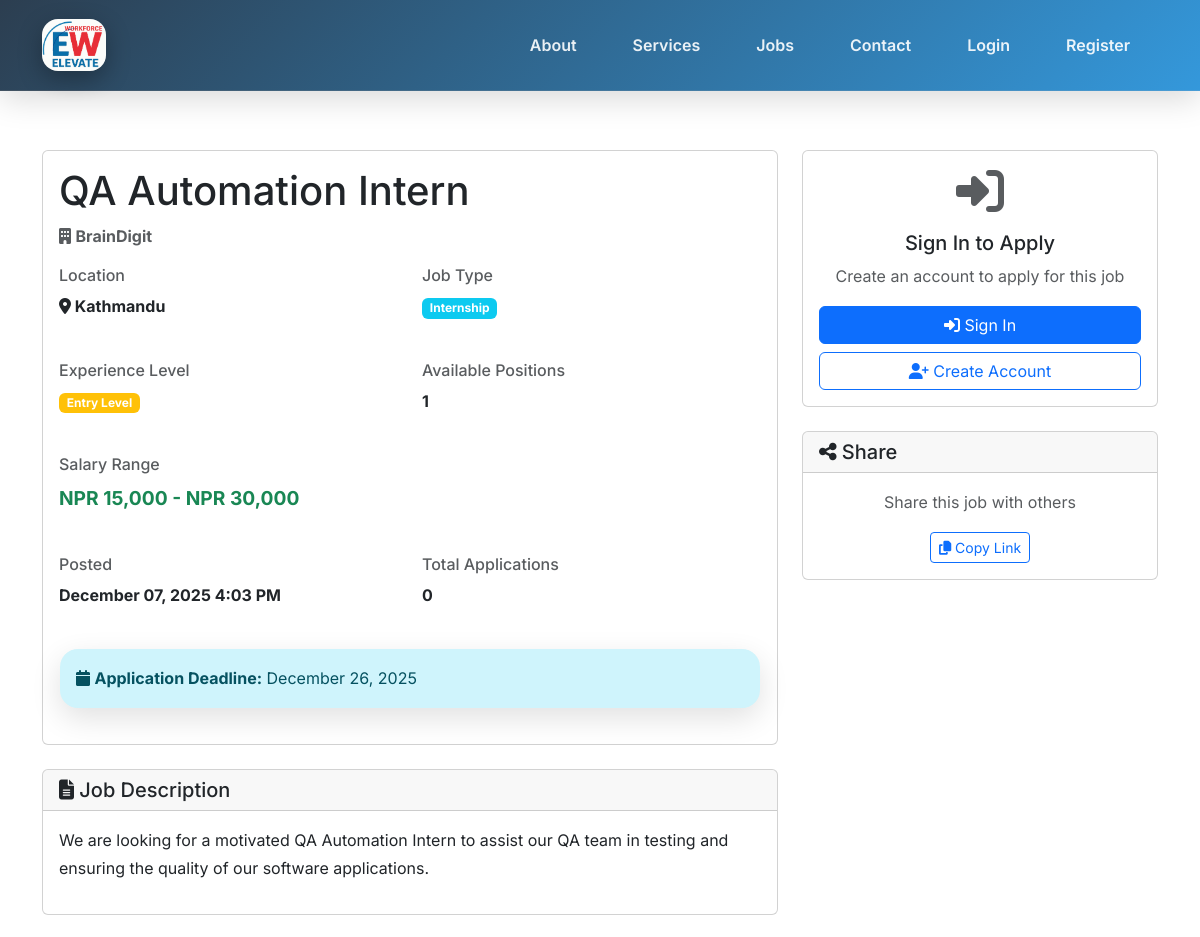
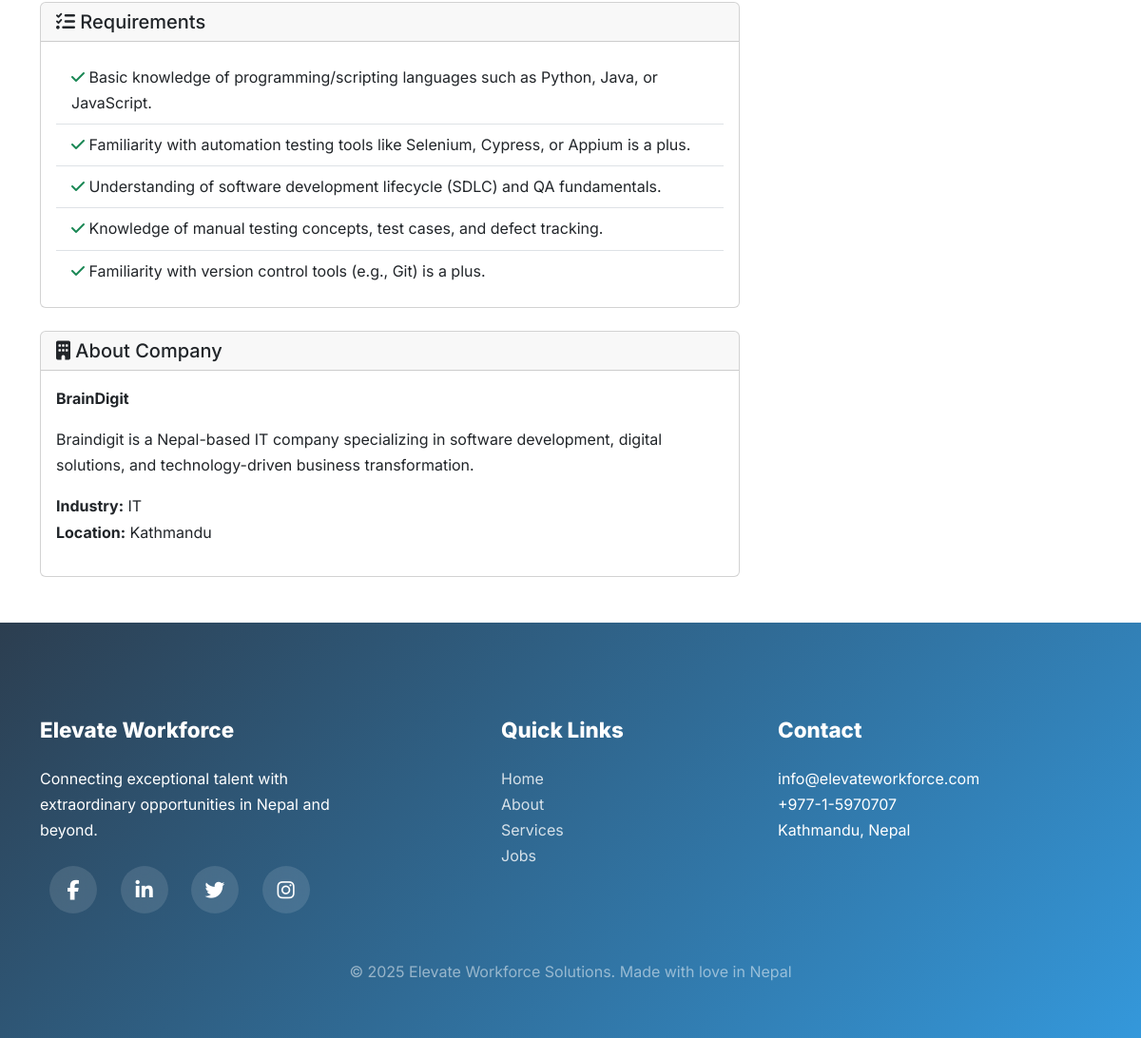
Screenshot of /jobs/12/ with the database file from the repository (2 pictures, top to bottom).
### jobs/models.py (models this page shows, shortened)
class Job(models.Model):
    JOB_TYPE_CHOICES = (
        ('full_time', 'Full Time'),
        ('part_time', 'Part Time'),
        ('contract', 'Contract'),
        ('internship', 'Internship'),
    )
    EXPERIENCE_LEVEL_CHOICES = (
        ('entry', 'Entry Level'),
        ('mid', 'Mid Level'),
        ('senior', 'Senior'),
        ('executive', 'Executive'),
    )
    company = models.ForeignKey(Company, on_delete=models.CASCADE, related_name='jobs')
    title = models.CharField(max_length=255)
    description = models.TextField()
    requirements = models.TextField(help_text="Enter requirements separated by newlines")
    location = models.CharField(max_length=255)
    salary_min = models.DecimalField(max_digits=10, decimal_places=2, blank=True, null=True)
    salary_max = models.DecimalField(max_digits=10, decimal_places=2, blank=True, null=True)
    job_type = models.CharField(max_length=20, choices=JOB_TYPE_CHOICES)
    experience_level = models.CharField(max_length=20, choices=EXPERIENCE_LEVEL_CHOICES)
    is_active = models.BooleanField(default=True)
    posted_at = models.DateTimeField(auto_now_add=True)
    updated_at = models.DateTimeField(auto_now=True)
    deadline = models.DateTimeField(blank=True, null=True)
    total_positions = models.IntegerField(default=1)
    class Meta:
        db_table = 'jobs'
        verbose_name_plural = 'Jobs'
        ordering = ['-posted_at']
        indexes = [
            models.Index(fields=['company', 'is_active']),
            models.Index(fields=['job_type']),
        ]
    def is_application_deadline_passed(self):
        if self.deadline:
            return timezone.now() > self.deadline
        return False
    def get_salary_range(self):
        if self.salary_min and self.salary_max:
            return f"NPR {self.salary_min:,.0f} - NPR {self.salary_max:,.0f}"
        elif self.salary_min:
            return f"From NPR {self.salary_min:,.0f}"
        elif self.salary_max:
            return f"Up to NPR {self.salary_max:,.0f}"
        return "Salary Not Specified"
    def get_requirements_list(self):
        return [req.strip() for req in self.requirements.split('\n') if req.strip()]
    def get_total_applications(self):
        return self.applications.count()

### companies/models.py (models this page shows, shortened)
class Company(models.Model):
    COMPANY_STATUS_CHOICES = (
        ('active', 'Active'),
        ('inactive', 'Inactive'),
        ('suspended', 'Suspended'),
    )
    user = models.OneToOneField(User, on_delete=models.CASCADE, related_name='company_profile')
    company_name = models.CharField(max_length=255, unique=True)
    description = models.TextField()
    website = models.URLField(blank=True, null=True)
    industry = models.CharField(max_length=100)
    location = models.CharField(max_length=255)
    company_size = models.CharField(max_length=50, blank=True, null=True)
    logo = models.ImageField(upload_to='company_logos/', blank=True, null=True)
    status = models.CharField(max_length=20, choices=COMPANY_STATUS_CHOICES, default='active')
    verified = models.BooleanField(default=False)
    created_at = models.DateTimeField(auto_now_add=True)
    updated_at = models.DateTimeField(auto_now=True)
    class Meta:
        db_table = 'companies'
        verbose_name_plural = 'Companies'
        ordering = ['-created_at']

### jobs/views.py (the view, shortened to what this page needs)
# urls.py: path('<int:pk>/', views.job_detail, name='job_detail'),
def job_detail(request, pk):
    job = get_object_or_404(Job, pk=pk, is_active=True)
    user_has_applied = False
    context = {
        'job': job,
        'user_has_applied': user_has_applied,
    }
    return render(request, 'jobs/job_detail.html', context)

### templates/jobs/job_detail.html (shortened to what this page needs)
{% extends "base.html" %}
{% block content %}
<div class="container my-5">
    <div class="row">
        <div class="col-md-8">
            <div class="card mb-4">
                <div class="card-body">
                    <h1 class="mb-2">{{ job.title }}</h1>
                    <p class="text-muted mb-3">
                        <i class="fas fa-building"></i>
                        <strong>{{ job.company.company_name }}</strong>
                    </p>
                    <div class="row mb-4">
                        <div class="col-md-6">
                            <h6 class="text-muted">Location</h6>
                            <p class="fw-bold">
                                <i class="fas fa-map-marker-alt"></i> {{ job.location }}
                            </p>
                        </div>
                        <div class="col-md-6">
                            <h6 class="text-muted">Job Type</h6>
                            <p class="fw-bold">
                                <span class="badge bg-info">{{ job.get_job_type_display }}</span>
                            </p>
                        </div>
                    </div>
                    <div class="row mb-4">
                        <div class="col-md-6">
                            <h6 class="text-muted">Experience Level</h6>
                            <p class="fw-bold">
                                <span class="badge bg-warning">{{ job.get_experience_level_display }}</span>
                            </p>
                        </div>
                        <div class="col-md-6">
                            <h6 class="text-muted">Available Positions</h6>
                            <p class="fw-bold">{{ job.total_positions }}</p>
                        </div>
                    </div>
                    {% if job.salary_min or job.salary_max %}
                    <div class="row mb-4">
                        <div class="col-md-12">
                            <h6 class="text-muted">Salary Range</h6>
                            <p class="fw-bold text-success" style="font-size: 1.2rem;">
                                {{ job.get_salary_range }}
                            </p>
                        </div>
                    </div>
                    {% endif %}
                    <div class="row mb-4">
                        <div class="col-md-6">
                            <h6 class="text-muted">Posted</h6>
                            <p class="fw-bold">{{ job.posted_at|date:"F d, Y g:i A" }}</p>
                        </div>
                        <div class="col-md-6">
                            <h6 class="text-muted">Total Applications</h6>
                            <p class="fw-bold">{{ job.get_total_applications }}</p>
                        </div>
                    </div>
                    {% if job.deadline %}
                    <div class="alert alert-{% if job.is_application_deadline_passed %}danger{% else %}info{% endif %}" role="alert">
                        <i class="fas fa-calendar"></i>
                        {% if job.is_application_deadline_passed %}
                            <strong>Application Deadline Passed:</strong> {{ job.deadline|date:"F d, Y" }}
                        {% else %}
                            <strong>Application Deadline:</strong> {{ job.deadline|date:"F d, Y" }}
                        {% endif %}
                    </div>
                    {% endif %}
                </div>
            </div>
            <div class="card mb-4">
                <div class="card-header">
                    <h5 class="mb-0"><i class="fas fa-file-alt"></i> Job Description</h5>
                </div>
                <div class="card-body">
                    {{ job.description|linebreaks }}
                </div>
            </div>
            <div class="card mb-4">
                <div class="card-header">
                    <h5 class="mb-0"><i class="fas fa-list-check"></i> Requirements</h5>
                </div>
                <div class="card-body">
                    <ul class="list-group list-group-flush">
                        {% for requirement in job.get_requirements_list %}
                        <li class="list-group-item">
                            <i class="fas fa-check text-success"></i> {{ requirement }}
                        </li>
                        {% endfor %}
                    </ul>
                </div>
            </div>
            <div class="card">
                <div class="card-header">
                    <h5 class="mb-0"><i class="fas fa-building"></i> About Company</h5>
                </div>
                <div class="card-body">
                    <p><strong>{{ job.company.company_name }}</strong></p>
                    <p>{{ job.company.description }}</p>
                    <p>
                        <strong>Industry:</strong> {{ job.company.industry }}<br>
                        <strong>Location:</strong> {{ job.company.location }}<br>
                    </p>
                </div>
            </div>
        </div>
        <div class="col-md-4">
            {% if user.is_authenticated %}
                {% if user.is_job_seeker %}
                    {% if user_has_applied %}
                    <div class="alert alert-success mb-4">
                        <i class="fas fa-check-circle"></i>
                        <p class="mb-0"><strong>Applied</strong><br>You have already applied for this job.</p>
                    </div>
                    <a href="{% url 'application:my_applications' %}" class="btn btn-primary w-100 mb-2">
                        <i class="fas fa-file-alt"></i> View My Applications
                    </a>
                    {% elif job.is_application_deadline_passed %}
                    <div class="alert alert-danger mb-4">
                        <i class="fas fa-times-circle"></i>
                        <p class="mb-0"><strong>Application Closed</strong><br>The deadline for this job has passed.</p>
                    </div>
                    {% else %}
                    <a href="{% url 'application:apply_job' job.pk %}" class="btn btn-success w-100 mb-2 btn-lg">
                        <i class="fas fa-paper-plane"></i> Apply Now
                    </a>
                    {% endif %}
                {% elif user.is_company %}
                    {% if job.company.user == user %}
                    <div class="card mb-4">
                        <div class="card-header">
                            <h5 class="mb-0"><i class="fas fa-cog"></i> Manage Job</h5>
                        </div>
                        <div class="card-body">
                            <a href="{% url 'jobs:edit_job' job.pk %}" class="btn btn-warning w-100 mb-2">
                                <i class="fas fa-edit"></i> Edit Job
                            </a>
                            <form method="post" action="{% url 'jobs:delete_job' job.pk %}" class="mb-2" onsubmit="return confirm('Are you sure?')">
                                {% csrf_token %}
                                <button type="submit" class="btn btn-danger w-100">
                                    <i class="fas fa-trash"></i> Delete Job
                                </button>
                            </form>
                            <form method="post" action="{% url 'jobs:toggle_job_status' job.pk %}">
                                {% csrf_token %}
                                <button type="submit" class="btn btn-info w-100">
                                    <i class="fas fa-toggle-{% if job.is_active %}off{% else %}on{% endif %}"></i>
                                    {% if job.is_active %}Deactivate{% else %}Activate{% endif %} Job
                                </button>
                            </form>
                        </div>
                    </div>
                    <div class="card">
                        <div class="card-header">
                            <h5 class="mb-0"><i class="fas fa-chart-bar"></i> Statistics</h5>
                        </div>
                        <div class="card-body">
                            <p><strong>Total Applications:</strong> {{ job.get_total_applications }}</p>
                            <a href="{% url 'application:company_dashboard' %}" class="btn btn-primary w-100">
                                <i class="fas fa-list"></i> View Applications
                            </a>
                        </div>
                    </div>
                    {% else %}
                    <div class="alert alert-info">
                        <i class="fas fa-info-circle"></i>
                        <p class="mb-0">This job is posted by {{ job.company.company_name }}</p>
                    </div>
                    {% endif %}
                {% endif %}
            {% else %}
            <div class="card mb-4">
                <div class="card-body text-center">
                    <i class="fas fa-sign-in-alt fa-3x mb-3 text-muted"></i>
                    <h5>Sign In to Apply</h5>
                    <p class="text-muted mb-3">Create an account to apply for this job</p>
                    <a href="{% url 'accounts:login' %}" class="btn btn-primary w-100 mb-2">
                        <i class="fas fa-sign-in-alt"></i> Sign In
                    </a>
                    <a href="{% url 'accounts:register' %}" class="btn btn-outline-primary w-100">
                        <i class="fas fa-user-plus"></i> Create Account
                    </a>
                </div>
            </div>
            {% endif %}
            <div class="card mt-4">
                <div class="card-header">
                    <h5 class="mb-0"><i class="fas fa-share-alt"></i> Share</h5>
                </div>
                <div class="card-body text-center">
                    <p class="text-muted">Share this job with others</p>
                    <button class="btn btn-sm btn-outline-primary" onclick="shareJob()">
                        <i class="fas fa-copy"></i> Copy Link
                    </button>
                </div>
            </div>
        </div>
    </div>
</div>
{% endblock %}

### templates/base.html (style rules this page uses)
:root { --primary: #3498db; --primary-dark: #2980b9; --dark: #2c3e50; --light: #f8f9fa; --gradient: linear-gradient(135deg, #2c3e50 0%, #3498db 100%); }
* { margin: 0; padding: 0; box-sizing: border-box; }
body { font-family: 'Inter', sans-serif; background: #fff; line-height: 1.7; overflow-x: hidden; }
.alert { border-radius: 18px; box-shadow: 0 10px 30px rgba(0,0,0,0.12); border: none; max-width: 700px; margin: 20px auto; }

### rows the page displays
Job: title "QA Automation Intern", company.company_name "BrainDigit", location "Kathmandu", job_type "Internship", experience_level "Entry Level", total_positions "1", get_salary_range "NPR 15,000 - NPR 30,000", posted_at "December 07, 2025 4:03 PM", get_total_applications "0", deadline "December 26, 2025", description "We are looking for a motivated QA Automation Intern to assist our QA team in testing and ensuring the quality of our software applications.", company.description "Braindigit is a Nepal-based IT company specializing in software development, digital solutions, and technology-driven business transformation.", company.industry "IT", company.location "Kathmandu"

### other values shown
{{ requirement }} "Basic knowledge of programming/scripting languages such as Python, Java, or JavaScript." "Familiarity with automation testing tools like Selenium, Cypress, or Appium is a plus." "Understanding of software development lifecycle (SDLC) and QA fundamentals." "Knowledge of manual testing concepts, test cases, and defect tracking." "Familiarity with version control tools (e.g., Git) is a plus."
